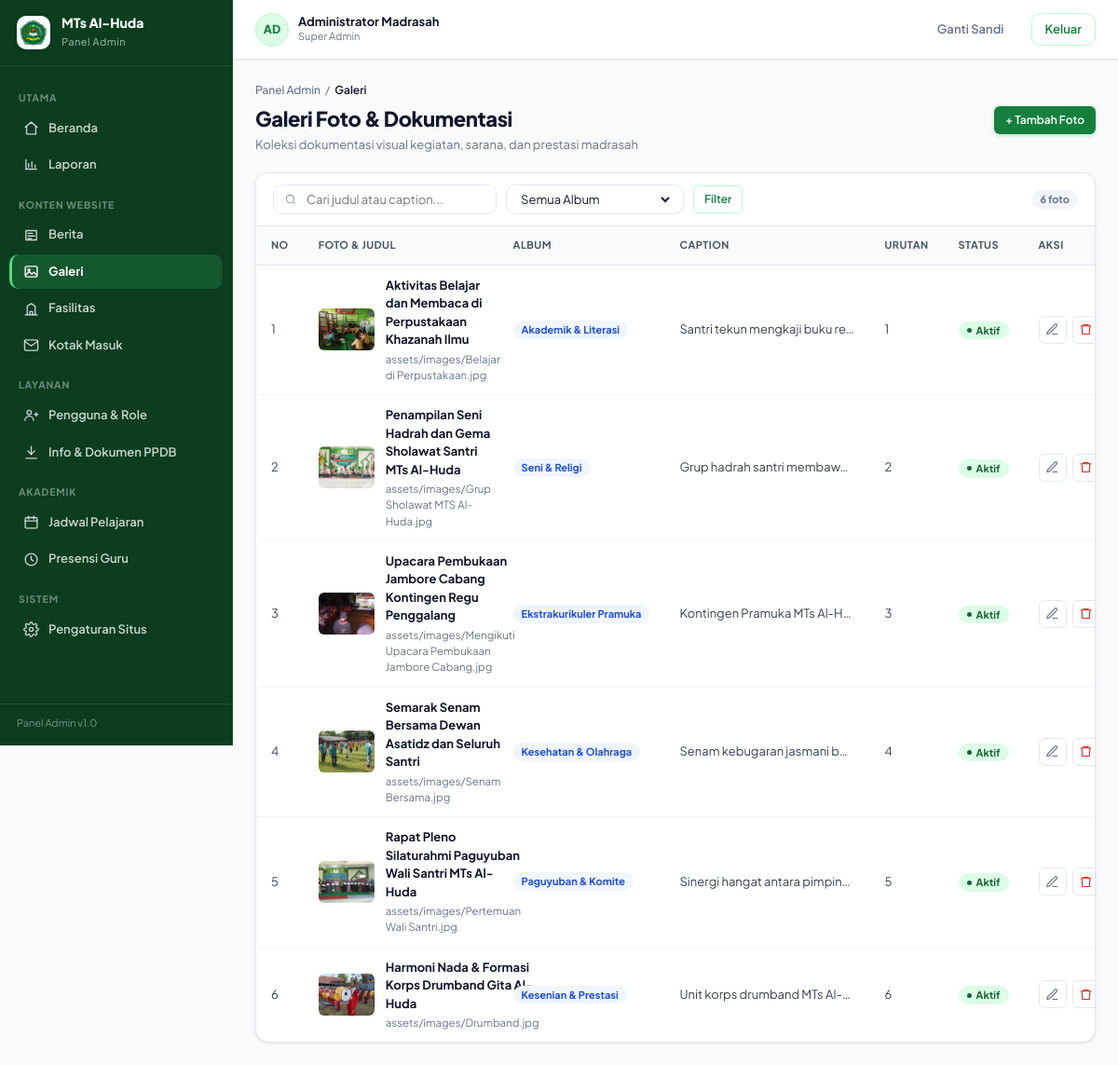
Page /admin/galeri (signed in) on the committed database.
### tables this page shows
CREATE TABLE `pengguna` (
  `id` bigint unsigned NOT NULL AUTO_INCREMENT,
  `username` varchar(60) NOT NULL,
  `email` varchar(160) DEFAULT NULL,
  `password_hash` varchar(255) NOT NULL,
  `name` varchar(120) NOT NULL,
  `nama` varchar(120) DEFAULT NULL,
  `role` enum('admin','operator','kepala','guru','siswa') NOT NULL DEFAULT 'siswa',
  `role_label` varchar(50) DEFAULT NULL,
  `phone` varchar(30) DEFAULT NULL,
  `telepon` varchar(30) DEFAULT NULL,
  `avatar_path` varchar(255) DEFAULT NULL,
  `foto_url` varchar(255) DEFAULT NULL,
  `is_active` tinyint(1) NOT NULL DEFAULT '1',
  `must_change_password` tinyint(1) NOT NULL DEFAULT '0',
  `failed_login_attempts` tinyint unsigned NOT NULL DEFAULT '0',
  `locked_until` datetime DEFAULT NULL,
  `last_login_at` datetime DEFAULT NULL,
  `last_login_ip` varchar(45) DEFAULT NULL,
  `created_at` datetime NOT NULL DEFAULT CURRENT_TIMESTAMP,
  `updated_at` datetime NOT NULL DEFAULT CURRENT_TIMESTAMP ON UPDATE CURRENT_TIMESTAMP,
  `deleted_at` datetime DEFAULT NULL,
  PRIMARY KEY (`id`),
  UNIQUE KEY `uq_pengguna_username` (`username`),
  UNIQUE KEY `uq_pengguna_email` (`email`),
  KEY `idx_pengguna_role` (`role`,`is_active`)
);

CREATE TABLE `galeri` (
  `id` bigint unsigned NOT NULL AUTO_INCREMENT,
  `album` varchar(100) NOT NULL DEFAULT 'Kegiatan Madrasah',
  `title` varchar(200) NOT NULL,
  `judul` varchar(200) NOT NULL,
  `caption` text DEFAULT NULL,
  `keterangan` text DEFAULT NULL,
  `image_path` varchar(255) NOT NULL,
  `gambar` varchar(255) DEFAULT NULL,
  `sort_order` int NOT NULL DEFAULT '0',
  `is_active` tinyint(1) NOT NULL DEFAULT '1',
  `uploaded_by` bigint unsigned DEFAULT NULL,
  `created_at` datetime NOT NULL DEFAULT CURRENT_TIMESTAMP,
  `updated_at` datetime NOT NULL DEFAULT CURRENT_TIMESTAMP ON UPDATE CURRENT_TIMESTAMP,
  `deleted_at` datetime DEFAULT NULL,
  PRIMARY KEY (`id`),
  KEY `idx_galeri_album` (`album`),
  CONSTRAINT `fk_galeri_user` FOREIGN KEY (`uploaded_by`) REFERENCES `pengguna` (`id`) ON DELETE SET NULL ON UPDATE CASCADE
);

### app/Views/admin/galeri/index.php (the view, shortened to what the rows shown need)
<div class="breadcrumb">
    <a href="<?= base_url('admin') ?>">Panel Admin</a> / <b>Galeri</b>
</div>
<div class="page-head">
    <div>
        <h1>Galeri Foto &amp; Dokumentasi</h1>
        <p>Koleksi dokumentasi visual kegiatan, sarana, dan prestasi madrasah</p>
    </div>
    <div class="actions">
        <a class="btn btn-primary btn-sm" href="<?= base_url('admin/galeri/create') ?>">+ Tambah Foto</a>
    </div>
</div>
<div class="card">
    <form method="get" action="<?= base_url('admin/galeri') ?>" class="toolbar">
        <div class="field-inline" style="min-width:240px">
            <svg viewBox="0 0 24 24"><circle cx="11" cy="11" r="7"/><path d="m20 20-3.5-3.5"/></svg>
            <input type="text" name="q" value="<?= htmlspecialchars($data['q'] ?? '', ENT_QUOTES, 'UTF-8') ?>" placeholder="Cari judul atau caption...">
        </div>
        <?php if (!empty($data['albums'])): ?>
            <div class="field-inline">
                <select name="album" onchange="this.form.submit()">
                    <option value="">Semua Album</option>
                </select>
            </div>
        <?php endif; ?>
        <button type="submit" class="btn btn-outline btn-sm">Filter</button>
        <div class="right">
            <span class="pill plain gray"><?= count($data['items']) ?> foto</span>
        </div>
    </form>
    <div class="table-wrap">
        <table class="data">
            <thead>
                <tr>
                    <th style="width:40px">No</th>
                    <th>Foto &amp; Judul</th>
                    <th>Album</th>
                    <th>Caption</th>
                    <th>Urutan</th>
                    <th>Status</th>
                    <th style="width:90px">Aksi</th>
                </tr>
            </thead>
            <tbody>
            <?php if (empty($data['items'])): ?>
                <tr>
                    <td colspan="7" style="padding:36px 16px;text-align:center;color:#6B7280">
                        <svg viewBox="0 0 24 24" style="width:32px;height:32px;stroke:#94A3B8;fill:none;stroke-width:1.8;margin:0 auto 8px;display:block"><rect x="3" y="4" width="18" height="16" rx="2"/><circle cx="8.5" cy="9.5" r="1.5"/><path d="m4 17 5-5 4 4 3-3 4 4"/></svg>
                        <b>Belum ada foto galeri.</b>
                        <div style="margin-top:6px">
                            <a href="<?= base_url('admin/galeri/create') ?>" class="btn btn-primary btn-sm">+ Unggah Foto Sekarang</a>
                        </div>
                    </td>
                </tr>
            <?php else: ?>
                <?php $i = 1; foreach ($data['items'] as $item): ?>
                    <tr>
                        <td class="muted"><?= $i++ ?></td>
                        <td>
                            <div class="cell-flex">
                                <img class="thumb" src="<?= base_url($item['image_path']) ?>" alt="" style="width:60px;height:45px">
                                <div>
                                    <div class="t-title"><?= htmlspecialchars($item['title'], ENT_QUOTES, 'UTF-8') ?></div>
                                    <div class="t-sub"><?= htmlspecialchars($item['image_path'], ENT_QUOTES, 'UTF-8') ?></div>
                                </div>
                            </div>
                        </td>
                        <td>
                            <?php if (!empty($item['album'])): ?>
                                <span class="pill blue plain"><?= htmlspecialchars($item['album'], ENT_QUOTES, 'UTF-8') ?></span>
                            <?php else: ?>
                                <span class="muted">Umum</span>
                            <?php endif; ?>
                        </td>
                        <td style="max-width:220px;overflow:hidden;text-overflow:ellipsis;white-space:nowrap" title="<?= htmlspecialchars($item['caption'] ?? '', ENT_QUOTES, 'UTF-8') ?>">
                            <?= htmlspecialchars($item['caption'] ?? '-', ENT_QUOTES, 'UTF-8') ?>
                        </td>
                        <td><?= (int) $item['sort_order'] ?></td>
                        <td>
                            <?php if ((int) $item['is_active'] === 1): ?>
                                <span class="pill green">Aktif</span>
                            <?php else: ?>
                                <span class="pill red">Nonaktif</span>
                            <?php endif; ?>
                        </td>
                        <td>
                            <div class="row-actions">
                                <a class="icon-btn" href="<?= base_url('admin/galeri/edit/' . $item['id']) ?>" title="Edit">
                                    <svg viewBox="0 0 24 24"><path d="M12 20h9"/><path d="M16.5 3.5a2.1 2.1 0 0 1 3 3L7 19l-4 1 1-4z"/></svg>
                                </a>
                                <form method="post" action="<?= base_url('admin/galeri/delete/' . $item['id']) ?>" onsubmit="return confirm('Apakah Anda yakin ingin menghapus foto ini?');" style="display:inline">
                                    <button type="submit" class="icon-btn" title="Hapus" style="color:#DC2626">
                                        <svg viewBox="0 0 24 24"><path d="M3 6h18M8 6V4h8v2M19 6l-1 14H6L5 6"/></svg>
                                    </button>
                                </form>
                            </div>
                        </td>
                    </tr>
                <?php endforeach; ?>
            <?php endif; ?>
            </tbody>
        </table>
    </div>
</div>
<?php
$data['content'] = ob_get_clean();
require_once __DIR__ . '/../../layouts/admin.php';

### app/Views/layouts/admin.php (shortened to what the rows shown need)
<?php require_once __DIR__ . '/../../helpers.php'; ?>
<!DOCTYPE html>
<html lang="id">
<head>
    <link rel="stylesheet" href="<?= base_url('css/admin.css?v=' . (file_exists(__DIR__ . '/../../../public/css/admin.css') ? filemtime(__DIR__ . '/../../../public/css/admin.css') : '1.1')) ?>">
</head>
<body>
<div class="shell">
    <aside class="sidebar">
        <div class="side-brand">
            <img src="<?= base_url('assets/images/LOGO_MTS 1.png') ?>" alt="Logo MTs Al-Huda">
            <div>
                <b>MTs Al-Huda</b>
                <span>Panel Admin</span>
            </div>
        </div>
        <?php
        $currRoute = current_route();
        $routeParts = $currRoute === '' ? [] : explode('/', $currRoute);
        $currPage = $routeParts[1] ?? 'dashboard';
        $activeMenu = $data['active_menu'] ?? ($currPage === '' ? 'dashboard' : $currPage);
        ?>
        <nav class="side-nav">
            <div class="side-group">Utama</div>
            <a class="side-link <?= in_array($activeMenu, ['dashboard', 'admin', ''], true) ? 'on' : '' ?>" href="<?= base_url('admin') ?>">
                <svg viewBox="0 0 24 24"><path d="M3 10.5 12 3l9 7.5"/><path d="M5 9.5V21h14V9.5"/></svg>
                Beranda
            </a>
            <a class="side-link <?= $activeMenu === 'laporan' ? 'on' : '' ?>" href="<?= base_url('admin/laporan') ?>">
                <svg viewBox="0 0 24 24"><path d="M4 19V5"/><path d="M4 19h16"/><path d="M8 16v-5M13 16V8M18 16v-3"/></svg>
                Laporan
            </a>
            <div class="side-group">Konten Website</div>
            <a class="side-link <?= $activeMenu === 'berita' ? 'on' : '' ?>" href="<?= base_url('admin/berita') ?>">
                <svg viewBox="0 0 24 24"><path d="M4 5h16v14H4z"/><path d="M7 9h7M7 13h10M7 17h5"/></svg>
                Berita
            </a>
            <a class="side-link <?= $activeMenu === 'galeri' ? 'on' : '' ?>" href="<?= base_url('admin/galeri') ?>">
                <svg viewBox="0 0 24 24"><rect x="3" y="4" width="18" height="16" rx="2"/><circle cx="8.5" cy="9.5" r="1.5"/><path d="m4 17 5-5 4 4 3-3 4 4"/></svg>
                Galeri
            </a>
            <a class="side-link <?= $activeMenu === 'fasilitas' ? 'on' : '' ?>" href="<?= base_url('admin/fasilitas') ?>">
                <svg viewBox="0 0 24 24"><path d="M3 21h18"/><path d="M6 21V8l6-4 6 4v13"/><path d="M10 21v-5h4v5"/></svg>
                Fasilitas
            </a>
            <a class="side-link <?= $activeMenu === 'kontak' ? 'on' : '' ?>" href="<?= base_url('admin/kontak') ?>">
                <svg viewBox="0 0 24 24"><path d="M4 4h16c1.1 0 2 .9 2 2v12c0 1.1-.9 2-2 2H4c-1.1 0-2-.9-2-2V6c0-1.1.9-2 2-2z"/><polyline points="22,6 12,13 2,6"/></svg>
                Kotak Masuk
            </a>
            <div class="side-group">Layanan</div>
            <a class="side-link <?= $activeMenu === 'pengguna' ? 'on' : '' ?>" href="<?= base_url('admin/pengguna') ?>">
                <svg viewBox="0 0 24 24"><circle cx="9" cy="8" r="3.2"/><path d="M2.5 20a6.5 6.5 0 0 1 13 0"/><path d="M17 11h5M19.5 8.5v5"/></svg>
                Pengguna &amp; Role
            </a>
            <a class="side-link <?= $activeMenu === 'ppdb' ? 'on' : '' ?>" href="<?= base_url('admin/ppdb') ?>">
                <svg viewBox="0 0 24 24"><path d="M12 3v12"/><path d="m7 10 5 5 5-5"/><path d="M4 21h16"/></svg>
                Info &amp; Dokumen PPDB
            </a>
            <div class="side-group">Akademik</div>
            <a class="side-link <?= $activeMenu === 'jadwal' ? 'on' : '' ?>" href="<?= base_url('admin/jadwal') ?>">
                <svg viewBox="0 0 24 24"><rect x="3" y="5" width="18" height="16" rx="2"/><path d="M3 10h18M8 3v4M16 3v4"/></svg>
                Jadwal Pelajaran
            </a>
            <a class="side-link <?= $activeMenu === 'presensi' ? 'on' : '' ?>" href="<?= base_url('admin/presensi') ?>">
                <svg viewBox="0 0 24 24"><circle cx="12" cy="12" r="9"/><path d="M12 7v5l3 2"/></svg>
                Presensi Guru
            </a>
            <div class="side-group">Sistem</div>
            <a class="side-link <?= $activeMenu === 'pengaturan' ? 'on' : '' ?>" href="<?= base_url('admin/pengaturan') ?>">
                Pengaturan Situs
            </a>
        </nav>
        <div class="side-foot">Panel Admin v1.0</div>
    </aside>
    <div class="main">
        <header class="topbar">
            <div class="top-user">
                <div class="avatar"><?= htmlspecialchars(strtoupper(mb_substr((string) ($data['user']['name'] ?? 'A'), 0, 2)), ENT_QUOTES, 'UTF-8') ?></div>
                <div>
                    <b><?= htmlspecialchars((string) ($data['user']['name'] ?? ''), ENT_QUOTES, 'UTF-8') ?></b>
                    <span><?= htmlspecialchars((string) ($data['role'] ?? ''), ENT_QUOTES, 'UTF-8') ?></span>
                </div>
            </div>
            <a class="btn btn-ghost" href="<?= base_url('admin/ganti-sandi') ?>">Ganti Sandi</a>
            <form method="post" action="<?= base_url('admin/logout') ?>" style="margin:0">
                <button type="submit" class="btn btn-outline">Keluar</button>
            </form>
        </header>
        <div class="content">
            <?= $data['content'] ?>
        </div>
    </div>
</div>
</body>
</html>

### rows in the picture
pengguna: name "AD", name "Administrator Madrasah", role_label "6"
galeri: image_path (picture), title "Aktivitas Belajar dan Membaca di Perpustakaan Khazanah Ilmu", image_path "assets/images/Belajar di Perpustakaan.jpg", album "Akademik & Literasi", caption "Santri tekun mengkaji buku re…", sort_order "1", is_active "Aktif"
galeri: image_path (picture), title "Penampilan Seni Hadrah dan Gema Sholawat Santri MTs Al-Huda", image_path "assets/images/Grup Sholawat MTS Al-Huda.jpg", album "Seni & Religi", caption "Grup hadrah santri membaw…", sort_order "2", is_active "Aktif"
galeri: image_path (picture), title "Upacara Pembukaan Jambore Cabang Kontingen Regu Penggalang", image_path "assets/images/Mengikuti Upacara Pembukaan Jambore Cabang.jpg", album "Ekstrakurikuler Pramuka", caption "Kontingen Pramuka MTs Al-H…", sort_order "3", is_active "Aktif"
galeri: image_path (picture), title "Semarak Senam Bersama Dewan Asatidz dan Seluruh Santri", image_path "assets/images/Senam Bersama.jpg", album "Kesehatan & Olahraga", caption "Senam kebugaran jasmani b…", sort_order "4", is_active "Aktif"
galeri: image_path (picture), title "Rapat Pleno Silaturahmi Paguyuban Wali Santri MTs Al-Huda", image_path "assets/images/Pertemuan Wali Santri.jpg", album "Paguyuban & Komite", caption "Sinergi hangat antara pimpin…", sort_order "5", is_active "Aktif"
galeri: image_path (picture), title "Harmoni Nada & Formasi Korps Drumband Gita Al-Huda", image_path "assets/images/Drumband.jpg", album "Kesenian & Prestasi", caption "Unit korps drumband MTs Al-…", sort_order "6", is_active "Aktif"

### other values in the picture
$data['role'] "Super Admin"
